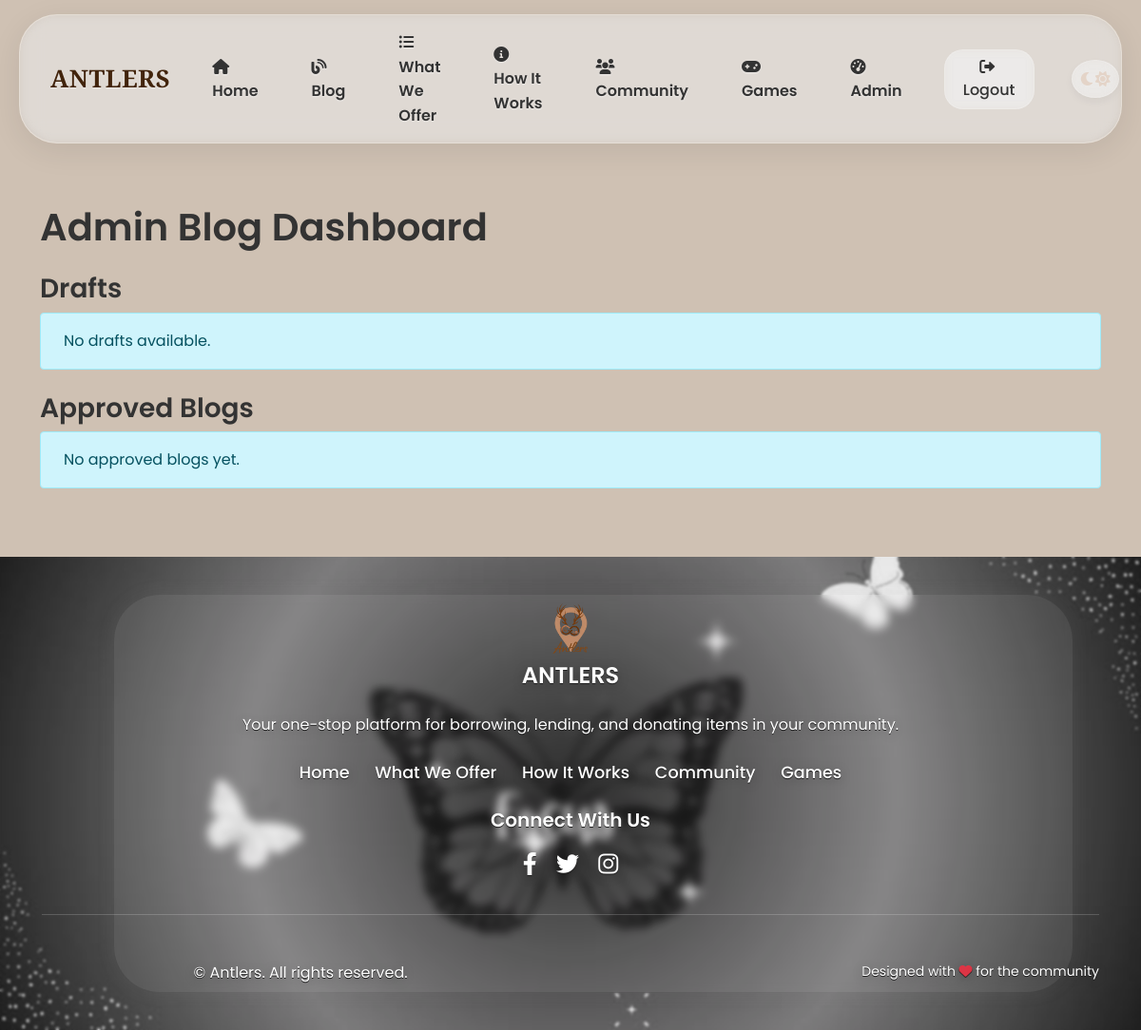
The page /admin/blogs (signed in) on the database as committed earlier.
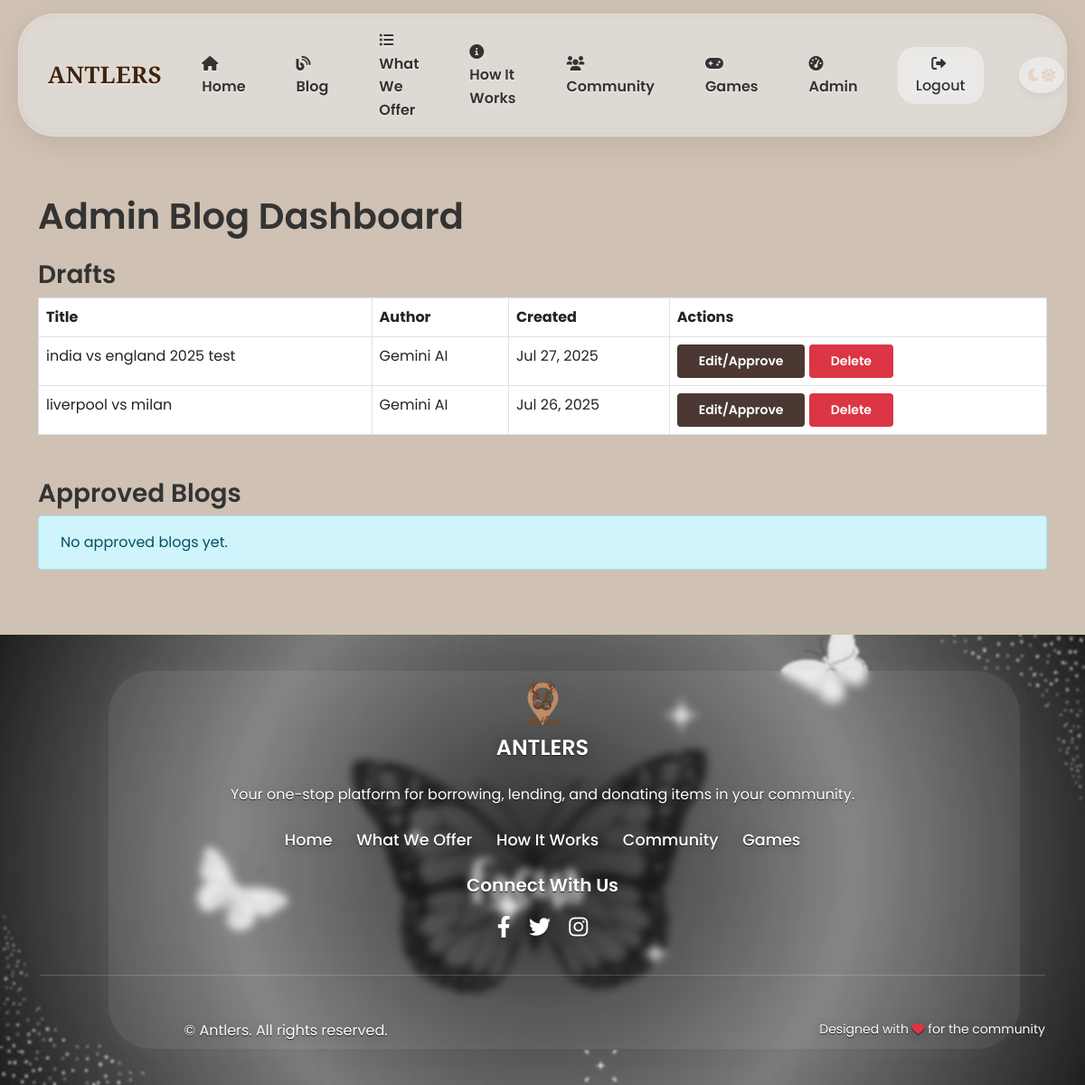
The same page on the database as committed later.
### app.py (models this page shows, shortened)
class BlogPost(db.Model):
    id = db.Column(db.Integer, primary_key=True)
    title = db.Column(db.String(200), nullable=False)
    slug = db.Column(db.String(200), unique=True, nullable=False)
    content = db.Column(db.Text, nullable=False)
    tags = db.Column(db.String(200))  # comma-separated
    author = db.Column(db.String(100), nullable=False)
    created_at = db.Column(db.DateTime, default=func.now())
    updated_at = db.Column(db.DateTime, default=func.now(), onupdate=func.now())
    image_url = db.Column(db.String(255))
    status = db.Column(db.String(20), default='draft')  # 'draft', 'approved'
    source_links = db.Column(db.Text)  # JSON or comma-separated links
    ai_generated = db.Column(db.Boolean, default=True)

### app.py (the view)
@app.route('/admin/blogs')
@login_required
def admin_blogs():
    if current_user.role != 'admin':
        flash('Access denied.', 'danger')
        return redirect(url_for('main'))
    drafts = BlogPost.query.filter_by(status='draft').order_by(BlogPost.created_at.desc()).all()
    approved = BlogPost.query.filter_by(status='approved').order_by(BlogPost.created_at.desc()).all()
    return render_template('admin_blog_dashboard.html', drafts=drafts, approved=approved)

### app.py (called while the page is built)
@login_manager.user_loader
def load_user(user_id):
    return User.query.get(int(user_id))

### templates/admin_blog_dashboard.html (shortened to what this page needs)
{% extends 'base.html' %}
{% block content %}
<div class="container py-5">
    <h1 class="mb-4">Admin Blog Dashboard</h1>
    <h3>Drafts</h3>
    {% if drafts %}
    <table class="table table-bordered table-hover mb-5">
        <thead><tr><th>Title</th><th>Author</th><th>Created</th><th>Actions</th></tr></thead>
        <tbody>
        {% for blog in drafts %}
        <tr>
            <td>{{ blog.title }}</td>
            <td>{{ blog.author }}</td>
            <td>{{ blog.created_at.strftime('%b %d, %Y') }}</td>
            <td>
                <a href="{{ url_for('edit_blog', blog_id=blog.id) }}" class="btn btn-sm btn-primary">Edit/Approve</a>
                <form action="{{ url_for('delete_blog', blog_id=blog.id) }}" method="post" style="display:inline;">
                    <button type="submit" class="btn btn-sm btn-danger" onclick="return confirm('Delete this draft?')">Delete</button>
                </form>
            </td>
        </tr>
        {% endfor %}
        </tbody>
    </table>
    {% else %}
    <div class="alert alert-info">No drafts available.</div>
    {% endif %}
    <h3>Approved Blogs</h3>
    {% if approved %}
    <table class="table table-bordered table-hover">
        <thead><tr><th>Title</th><th>Author</th><th>Published</th><th>Actions</th></tr></thead>
        <tbody>
        {% for blog in approved %}
        <tr>
            <td><a href="{{ url_for('blog_post', slug=blog.slug) }}">{{ blog.title }}</a></td>
            <td>{{ blog.author }}</td>
            <td>{{ blog.created_at.strftime('%b %d, %Y') }}</td>
            <td>
                <a href="{{ url_for('edit_blog', blog_id=blog.id) }}" class="btn btn-sm btn-secondary">Edit</a>
                <form action="{{ url_for('delete_blog', blog_id=blog.id) }}" method="post" style="display:inline;">
                    <button type="submit" class="btn btn-sm btn-danger" onclick="return confirm('Delete this blog?')">Delete</button>
                </form>
            </td>
        </tr>
        {% endfor %}
        </tbody>
    </table>
    {% else %}
    <div class="alert alert-info">No approved blogs yet.</div>
    {% endif %}
</div>
{% endblock %}

### templates/base.html (shortened to what this page needs)
<!DOCTYPE html>
<html lang="en" data-bs-theme="light">
<head>
    <link href="https://cdn.jsdelivr.net/npm/bootstrap@5.3.0/dist/css/bootstrap.min.css" rel="stylesheet">
    <link href="https://cdnjs.cloudflare.com/ajax/libs/font-awesome/6.0.0/css/all.min.css" rel="stylesheet">
    <link href="{{ url_for('static', filename='css/theme.css') }}" rel="stylesheet">
    <link href="{{ url_for('static', filename='css/style.css') }}" rel="stylesheet">
    {% block extra_css %}
    <link rel="stylesheet" href="{{ url_for('static', filename='css/mobile-responsive.css') }}">
    {% endblock %}
</head>
<body>
    <nav class="navbar navbar-expand-lg sticky-top">
        <div class="container">
            <a class="navbar-brand" href="{{ url_for('main') }}">
                <span class="fw-bold">ANTLERS</span>
            </a>
            <div class="collapse navbar-collapse" id="navbarNav">
                <ul class="navbar-nav ms-auto align-items-center mobile-nav-grid">
                    <li class="nav-item">
                        <a class="nav-link {% if request.endpoint == 'home' %}active{% endif %}" href="{{ url_for('home') }}">
                            <i class="fas fa-home me-1"></i>Home
                        </a>
                    </li>
                    <li class="nav-item">
                        <a class="nav-link {% if request.endpoint == 'blog' %}active{% endif %}" href="{{ url_for('blog') }}">
                            <i class="fas fa-blog me-1"></i>Blog
                        </a>
                    </li>
                    <li class="nav-item">
                        <a class="nav-link {% if request.endpoint == 'what_we_offer' %}active{% endif %}" href="{{ url_for('what_we_offer') }}">
                            <i class="fas fa-list-ul me-1"></i>What We Offer
                        </a>
                    </li>
                    <li class="nav-item">
                        <a class="nav-link {% if request.endpoint == 'how_it_works' %}active{% endif %}" href="{{ url_for('how_it_works') }}">
                            <i class="fas fa-info-circle me-1"></i>How It Works
                        </a>
                    </li>
                    <li class="nav-item">
                        <a class="nav-link {% if request.endpoint == 'community' %}active{% endif %}" href="{{ url_for('community') }}">
                            <i class="fas fa-users me-1"></i>Community
                        </a>
                    </li>
                    <li class="nav-item">
                        <a class="nav-link {% if request.endpoint == 'game_selection' %}active{% endif %}" href="{{ url_for('game_selection') }}">
                            <i class="fas fa-gamepad me-1"></i>Games
                        </a>
                    </li>
                    {% if current_user.is_authenticated %}
                        {% if current_user.role == 'admin' %}
                            <li class="nav-item">
                                <a class="nav-link" href="{{ url_for('admin_dashboard') }}">
                                    <i class="fas fa-tachometer-alt me-1"></i>Admin
                                </a>
                            </li>
                        {% else %}
                            <li class="nav-item">
                                <a class="nav-link {% if request.endpoint == 'user_dashboard' %}active{% endif %}" href="{{ url_for('user_dashboard') }}">
                                    <i class="fas fa-user me-1"></i>Dashboard
                                </a>
                            </li>
                        {% endif %}
                        <li class="nav-item ms-2">
                            <a class="btn btn-auth-outline nav-auth-btn" href="{{ url_for('logout') }}">
                                <i class="fas fa-sign-out-alt me-1"></i>Logout
                            </a>
                        </li>
                    {% endif %}
                    <li class="nav-item ms-2">
                        <button id="theme-toggle" class="btn theme-toggle">
                            <i class="fas fa-moon light-theme-only"></i>
                            <i class="fas fa-sun dark-theme-only"></i>
                        </button>
                    </li>
                </ul>
            </div>
        </div>
    </nav>
    {% block content %}{% endblock %}
    <footer class="footer position-relative" style="background-image: url('/static/assets/images/footer.jpg'); background-size: cover; background-position: center center;">
        <div class="footer-bg-glass"></div>
        <div class="footer-glass-box"></div>
        <div class="container position-relative" style="z-index:2;">
            <div class="row justify-content-center">
                <div class="col-md-8 text-center">
                    <div class="footer-logo mb-4">
                        <img src="{{ url_for('static', filename='assets/images/Antlers.png') }}" alt="Antlers Logo" style="height:55px; width:auto;" class="footer-logo-img mb-2">
                        <h4>ANTLERS</h4>
                    </div>
                    <div class="footer-about mb-4">
                        <p>Your one-stop platform for borrowing, lending, and donating items in your community.</p>
                    </div>
                    <div class="footer-nav mb-4">
                        <a href="{{ url_for('home') }}" class="footer-nav-link">Home</a>
                        <a href="{{ url_for('what_we_offer') }}" class="footer-nav-link">What We Offer</a>
                        <a href="{{ url_for('how_it_works') }}" class="footer-nav-link">How It Works</a>
                        <a href="{{ url_for('community') }}" class="footer-nav-link">Community</a>
                        <a href="{{ url_for('game_selection') }}" class="footer-nav-link">Games</a>
                    </div>
                    <div class="footer-social">
                        <h5 class="mb-3">Connect With Us</h5>
                        <div class="social-icons">
                            <a href="#" class="social-icon"><i class="fab fa-facebook-f"></i></a>
                            <a href="#" class="social-icon"><i class="fab fa-twitter"></i></a>
                            <a href="#" class="social-icon"><i class="fab fa-instagram"></i></a>
                        </div>
                    </div>
                </div>
            </div>
            <div class="footer-divider"></div>
            <div class="row footer-bottom pt-4 mt-4">
                <div class="col-md-6">
                    <p class="mb-0">&copy; {{ year }} Antlers. All rights reserved.</p>
                </div>
                <div class="col-md-6 text-md-end">
                    <p class="mb-0 small text-muted">Designed with <i class="fas fa-heart text-danger"></i> for the community</p>
                </div>
            </div>
        </div>
    </footer>
</body>
</html>

### static/css/theme.css (style rules this page uses)
:root { --light-background: #CFC1B3; --light-surface: #E8E1D9; --light-primary: #A18167; --light-secondary: #7C6E63; --light-accent: #D7956B; --light-text: #2D2A28; --light-text-secondary: #5F574F; --light-border: #D1C5B7; --light-card: rgba(255, 255, 255, 0.7); --light-success: #7FA87B; --light-info: #7E9DC0; --light-warning: #D9AD6A; --light-danger: #C27F75; --dark-background: #121212; --dark-surface: #1E1E1E; --dark-primary: #E0E0E0; --dark-secondary: #BBBBBB; --dark-accent: #4D8AE0; --dark-text: #FFFFFF; --dark-text-secondary: #BBBBBB; --dark-border: #444444; --dark-card: #1A1A1A; --dark-card-secondary: #252525; --dark-success: #66BB6A; --dark-info: #4D8AE0; --dark-warning: #FFA726; --dark-danger: #E57373; --dark-muted: #9E9E9E; --dark-light: #E0E0E0; --dark-subtle: #2A2A2A; --dark-hover: #2E2E2E; --primary-color: var(--light-primary); --primary-color-light: var(--light-accent); --primary-color-dark: #7D614E; --secondary-color: var(--light-secondary); --accent-color: var(--light-accent); --accent-color-light: #E5B695; --text-color: var(--light-text); --text-color-light: var(--light-text-secondary); --text-light: #FFFFFF; --background-light: var(--light-background); --background-neutral: var(--light-surface); --success-color: var(--light-success); --info-color: var(--light-info); --warning-color: var(--light-warning); --danger-color: var(--light-danger); --rgb-primary: 161, 129, 103; --rgb-accent: 215, 149, 107; --rgb-background: 207, 193, 179; --rgb-text: 45, 42, 40; --rgb-dark-primary: 224, 224, 224; --rgb-dark-accent: 77, 138, 224; --rgb-dark-background: 18, 18, 18; }
body { color: var(--text-color); background-color: var(--background-light); font-family: 'Poppins', sans-serif; transition: background-color 0.3s ease, color 0.3s ease; }
.btn-primary { background-color: var(--primary-color); border-color: var(--primary-color); color: var(--text-light); transition: all 0.3s ease; }
a { color: var(--primary-color); transition: color 0.3s ease; }
.theme-toggle { background: transparent; border: none; cursor: pointer; width: 40px; height: 40px; border-radius: 50%; color: var(--accent-color-light); display: flex; align-items: center; justify-content: center; margin-left: 10px; transition: all 0.3s ease; }
table { background-color: var(--light-card); color: var(--text-color); border-color: rgba(var(--rgb-primary), 0.1); }
th { background-color: rgba(var(--rgb-primary), 0.1); }
.navbar, .footer { background: var(--primary-color); }

Rows that differ between the two databases and show on the page:
added BlogPost: title "india vs england 2025 test", author "Gemini AI", created_at "Jul 27, 2025"
added BlogPost: title "liverpool vs milan", author "Gemini AI", created_at "Jul 26, 2025"
Other text that changed with them:
text no longer shown: "No drafts available."
text now shown: "Title Author Created Actions"
